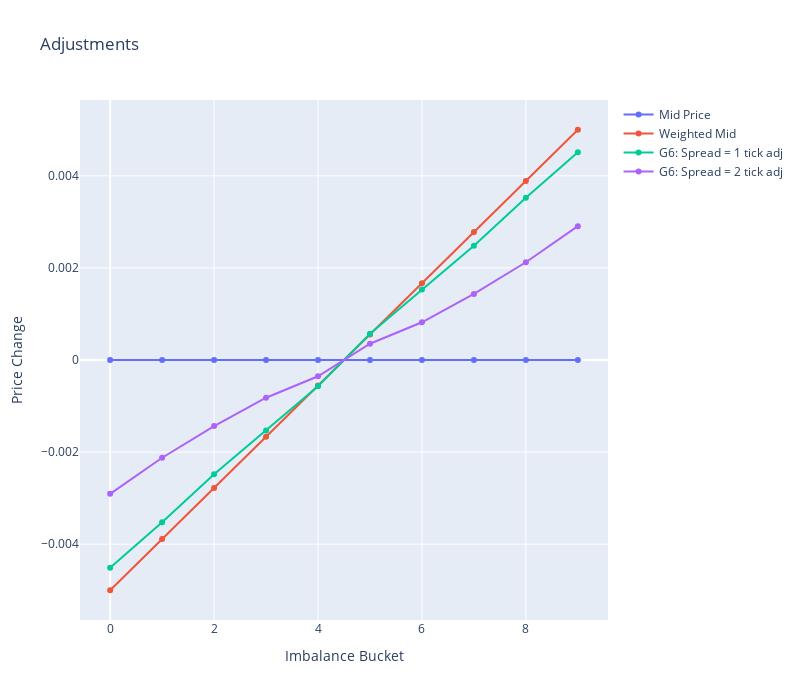

Write notebook code for a chart like this one.
### Code cell
imb = [x for x in range(n_imbalance)]
mid_price = np.linspace(-0.005, 0.005, n_imbalance)*0
weighted_mid = np.linspace(-0.005, 0.005, n_imbalance)
G6_spread_1 = G6[:n_imbalance]
G6_spread_2 = G6[n_imbalance:]

fig = go.Figure()
fig.add_trace(go.Scatter(x=imb, y=mid_price, name='Mid Price'))
fig.add_trace(go.Scatter(x=imb, y=weighted_mid, name='Weighted Mid'))
fig.add_trace(go.Scatter(x=imb, y=G6_spread_1, name='G6: Spread = 1 tick adj'))
fig.add_trace(go.Scatter(x=imb, y=G6_spread_2, name='G6: Spread = 2 tick adj'))
fig.update_layout(title='Adjustments', xaxis_title='Imbalance Bucket', yaxis_title='Price Change', height=700, width=800)
fig.show()

### Figure 1 — Plotly figure (JSON) as saved in the notebook; plotly's stock layout.template omitted (floating-point values rounded to 4 significant figures)
{"data": [{"name": "Mid Price", "type": "scatter", "x": [0, 1, 2, 3, 4, 5, 6, 7, 8, 9], "y": [0, 0, 0, 0, 0, 0, 0, 0, 0, 0]}, {"name": "Weighted Mid", "type": "scatter", "x": [0, 1, 2, 3, 4, 5, 6, 7, 8, 9], "y": [-0.005, -0.003889, -0.002778, -0.001667, -0.0005556, 0.0005556, 0.001667, 0.002778, 0.003889, 0.005]}, {"name": "G6: Spread = 1 tick adj", "type": "scatter", "x": [0, 1, 2, 3, 4, 5, 6, 7, 8, 9], "y": [-0.004512, -0.003525, -0.00248, -0.001531, -0.0005684, 0.0005684, 0.001531, 0.00248, 0.003525, 0.004512]}, {"name": "G6: Spread = 2 tick adj", "type": "scatter", "x": [0, 1, 2, 3, 4, 5, 6, 7, 8, 9], "y": [-0.002906, -0.002122, -0.001434, -0.0008196, -0.0003534, 0.0003534, 0.0008196, 0.001434, 0.002122, 0.002906]}], "layout": {"height": 700, "title": {"text": "Adjustments"}, "width": 800, "xaxis": {"title": {"text": "Imbalance Bucket"}}, "yaxis": {"title": {"text": "Price Change"}}}}
